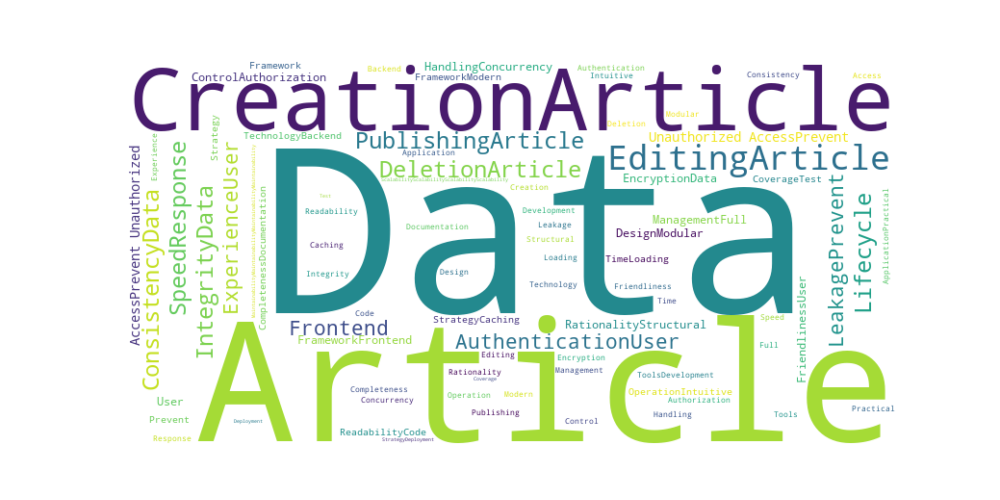

Here is the Python script that generated this plot:
from wordcloud import WordCloud
import matplotlib.pyplot as plt

# 定义关键词和对应的重要程度
keywords = {
    "文章创建": 5, "文章编辑": 5, "文章发布": 5, "文章删除": 5, "全生命周期管理": 4,
    "结构合理性": 4, "数据一致性": 5, "数据完整性": 5,
    "响应速度": 5, "并发处理": 4, "加载时间": 3, "缓存策略": 3,
    "用户认证": 5, "授权控制": 4, "数据加密": 4, "防止未授权访问": 5, "防止数据泄露": 5,
    "友好性": 4, "直观操作": 3, "用户体验": 5, "前端框架": 4,
    "现代前端框架": 3, "后端技术": 3, "实际应用": 2,
    "代码可读性": 3, "模块化设计": 4, "文档完善": 3, "开发工具": 2,
    "可扩展性": 4, "可维护性": 4, "测试覆盖": 3, "部署策略": 2
}
keywords = {
    "Security ":5,

    "Article Creation": 5, "Article Editing": 5, "Article Publishing": 5, "Article Deletion": 5, "Full Lifecycle Management": 4,
    "Structural Rationality": 4,"Data Consistency": 5, "Data Integrity": 5,
    "Response Speed": 5, "Concurrency Handling": 4, "Loading Time": 3, "Caching Strategy": 3,
    "User Authentication": 5, "Authorization Control": 4, "Data Encryption": 4, "Prevent Unauthorized Access": 5, "Prevent Data Leakage": 5,
    "User Friendliness": 4, "Intuitive Operation": 3, "User Experience": 5, "Frontend Framework": 4,
    "Modern Frontend Framework": 3, "Backend Technology": 3, "Practical Application": 2,
    "Code Readability": 3, "Modular Design": 4, "Documentation Completeness": 3, "Development Tools": 2,
    "Scalability": 4, "Maintainability": 4, "Test Coverage": 3, "Deployment Strategy": 2
}

# 生成词云文本
wordcloud_text = " ".join([word * freq for word, freq in keywords.items()])

# 创建词云对象
wordcloud = WordCloud(width=800, height=400, background_color='white').generate(wordcloud_text)

# 显示词云
plt.figure(figsize=(10, 5))
plt.imshow(wordcloud, interpolation='bilinear')
plt.axis('off')
plt.show()
